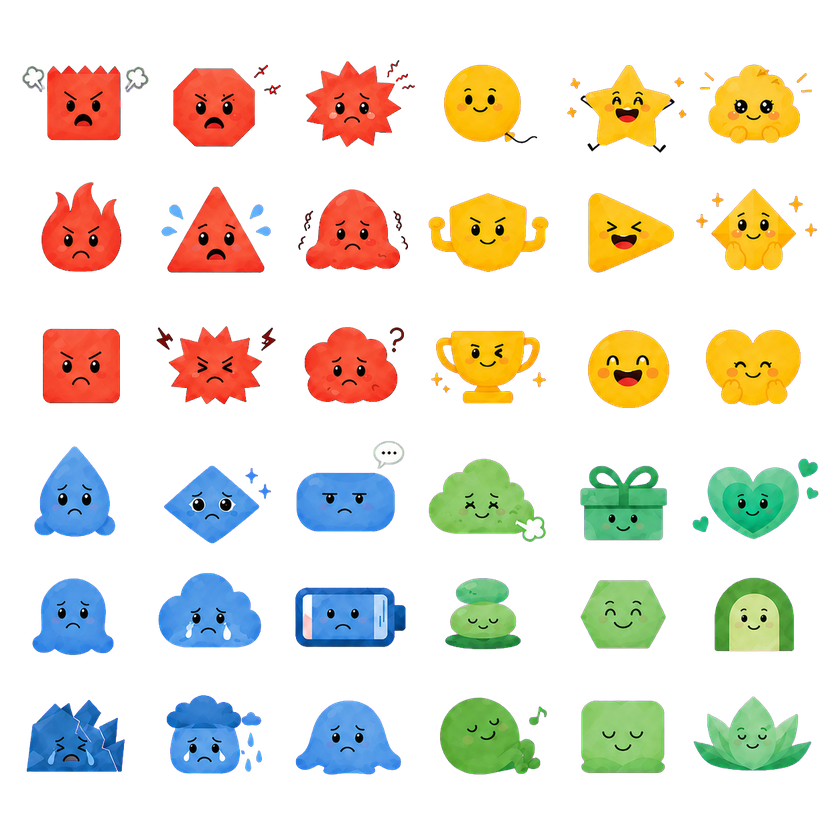
#> input picture tmp/imagegen/emotion-atlas-v2.png, 840 x 840 px, shrunk from 1254 x 1254 before the run, found by its file name
$ python split_emotion_atlas.py
#> lines starting #> are read from the running program, lines starting #| are printed output that depends on the picture
from collections import deque
from pathlib import Path

from PIL import Image


SOURCE = Path("tmp/imagegen/emotion-atlas-v2.png")
OUTPUT = Path("public/emotions-v2")
NAMES = [
    ["furious", "irritable", "stressed", "excited", "thrilled", "overwhelmed-with-joy"],
    ["angry", "scared", "anxious", "brave", "amused", "moved"],
    ["dislike", "annoyed", "worried", "proud", "glad", "happy"],
    ["hurt", "envious", "bored", "relieved", "grateful", "loving"],
    ["lonely", "sad", "tired", "calm", "satisfied", "content"],
    ["hopeless", "depressed", "drained", "relaxed", "comfortable", "peaceful"],
]


def connected_components(alpha: Image.Image) -> list[list[tuple[int, int]]]:
    width, height = alpha.size
    pixels = alpha.load()
    seen = bytearray(width * height)
    components: list[list[tuple[int, int]]] = []

    for y in range(height):
        for x in range(width):
            index = y * width + x
            if seen[index] or pixels[x, y] < 24:
                continue

            queue = deque([(x, y)])
            seen[index] = 1
            component: list[tuple[int, int]] = []

            while queue:
                current_x, current_y = queue.popleft()
                component.append((current_x, current_y))
                for next_y in range(max(0, current_y - 1), min(height, current_y + 2)):
                    for next_x in range(max(0, current_x - 1), min(width, current_x + 2)):
                        next_index = next_y * width + next_x
                        if seen[next_index] or pixels[next_x, next_y] < 24:
                            continue
                        seen[next_index] = 1
                        queue.append((next_x, next_y))

            if len(component) >= 4:
                components.append(component)

    return components


def main() -> None:
    atlas = Image.open(SOURCE).convert("RGBA")
#> atlas is the input picture: PIL image 840x840 RGBA; mean R, G, B, A 46.3, 40.9, 29.1, 67
    width, height = atlas.size
#> width = 840; height = 840
    cell_width = width / 6
#> cell_width = 140
    cell_height = height / 6
#> cell_height = 140
    groups: dict[tuple[int, int], list[tuple[int, int]]] = {
        (row, column): [] for row in range(6) for column in range(6)
    }

    for component in connected_components(atlas.getchannel("A")):
#> in connected_components, `width, height = alpha.size`: width = 840
        center_x = sum(point[0] for point in component) / len(component)
        center_y = sum(point[1] for point in component) / len(component)
        column = min(5, max(0, round(center_x / cell_width - 0.5)))
        row = min(5, max(0, round(center_y / cell_height - 0.5)))
        groups[(row, column)].extend(component)
#> this loop made 81 passes

    OUTPUT.mkdir(parents=True, exist_ok=True)
    for row in range(6):
        for column in range(6):
            points = groups[(row, column)]
            min_x = max(0, min(point[0] for point in points) - 8)
            min_y = max(0, min(point[1] for point in points) - 8)
            max_x = min(width, max(point[0] for point in points) + 9)
            max_y = min(height, max(point[1] for point in points) + 9)
            atlas.crop((min_x, min_y, max_x, max_y)).save(
                OUTPUT / f"{NAMES[row][column]}.png",
                optimize=True,
            )
#> this loop made 6 passes
#> pass 1, in main, `atlas.crop((min_x, min_y, max_x, max_y)).save( OUTPUT / f"{NAMES[row][..`:
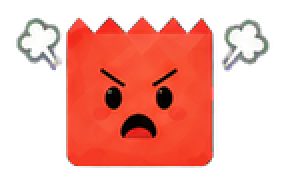
#> saved as furious.png: PIL image 143x92 RGBA (shown 2 times larger); mean R, G, B, A 106.6, 40.5, 31.1, 113.5; transparent parts drawn white
#> pass 1, in main, `atlas.crop((min_x, min_y, max_x, max_y)).save( OUTPUT / f"{NAMES[row][..`:
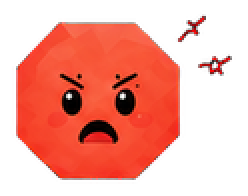
#> saved as irritable.png: PIL image 124x98 RGBA (shown 2 times larger); mean R, G, B, A 107.6, 34, 23.4, 115.3; transparent parts drawn white
#> pass 1, in main, `atlas.crop((min_x, min_y, max_x, max_y)).save( OUTPUT / f"{NAMES[row][..`:
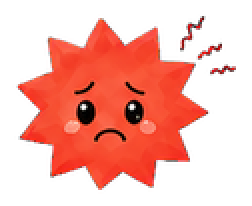
#> saved as stressed.png: PIL image 126x103 RGBA (shown 2 times larger); mean R, G, B, A 96.2, 30.4, 21.4, 99; transparent parts drawn white
#> pass 1, in main, `atlas.crop((min_x, min_y, max_x, max_y)).save( OUTPUT / f"{NAMES[row][..`:
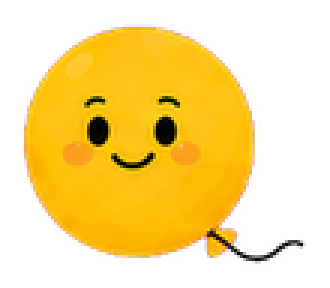
#> saved as excited.png: PIL image 110x96 RGBA (shown 3 times larger); mean R, G, B, A 116.4, 87, 10.7, 114.8; transparent parts drawn white


if __name__ == "__main__":
    main()
